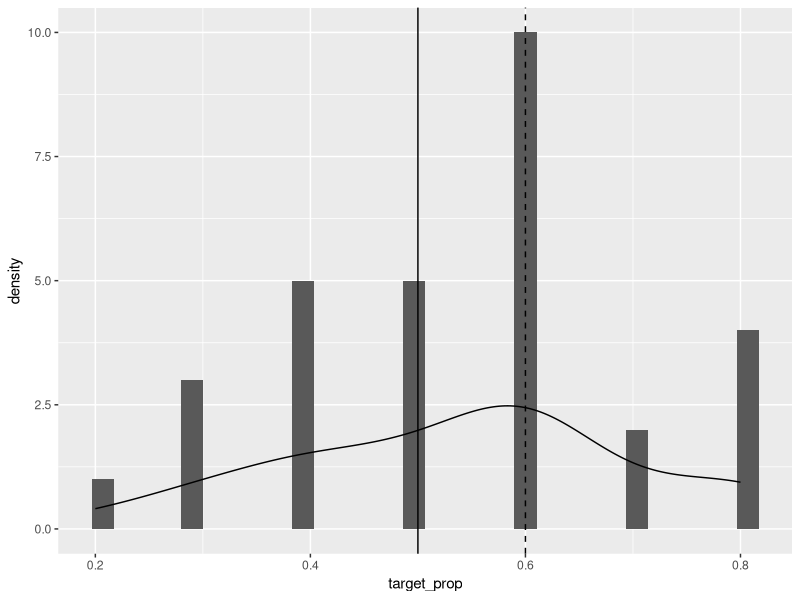

Reproduce this figure in R.
## ---- chunk 1
library(tidyverse)

#set seed
## ---- chunk 2
n_part <- 30
n_trials <- 10
true_probability <- 0.6

#use the binomial distribution to simulate the number of "successes"/ target choices
num_target_choices <- rbinom(n_part,n_trials,true_probability)


d <- data.frame(
  participant_id = seq(1,n_part),
  n_trials = rep(n_trials,n_part),
  target_choices = num_target_choices
) %>%
  mutate(
    distractor_choices = n_trials-target_choices,
    target_prop = target_choices/n_trials,
    distractor_prop = distractor_choices/n_trials
  )
## ---- chunk 3
ggplot(d, aes(target_prop))+
  geom_histogram()+
  geom_density()+
  geom_vline(xintercept=0.5)+
  geom_vline(xintercept=0.6,linetype="dashed")
## ---- chunk 4
t.test(d$target_prop,mu=0.5)
## ---- chunk 5
t.test(d$target_prop,d$distractor_prop,paired=TRUE)
